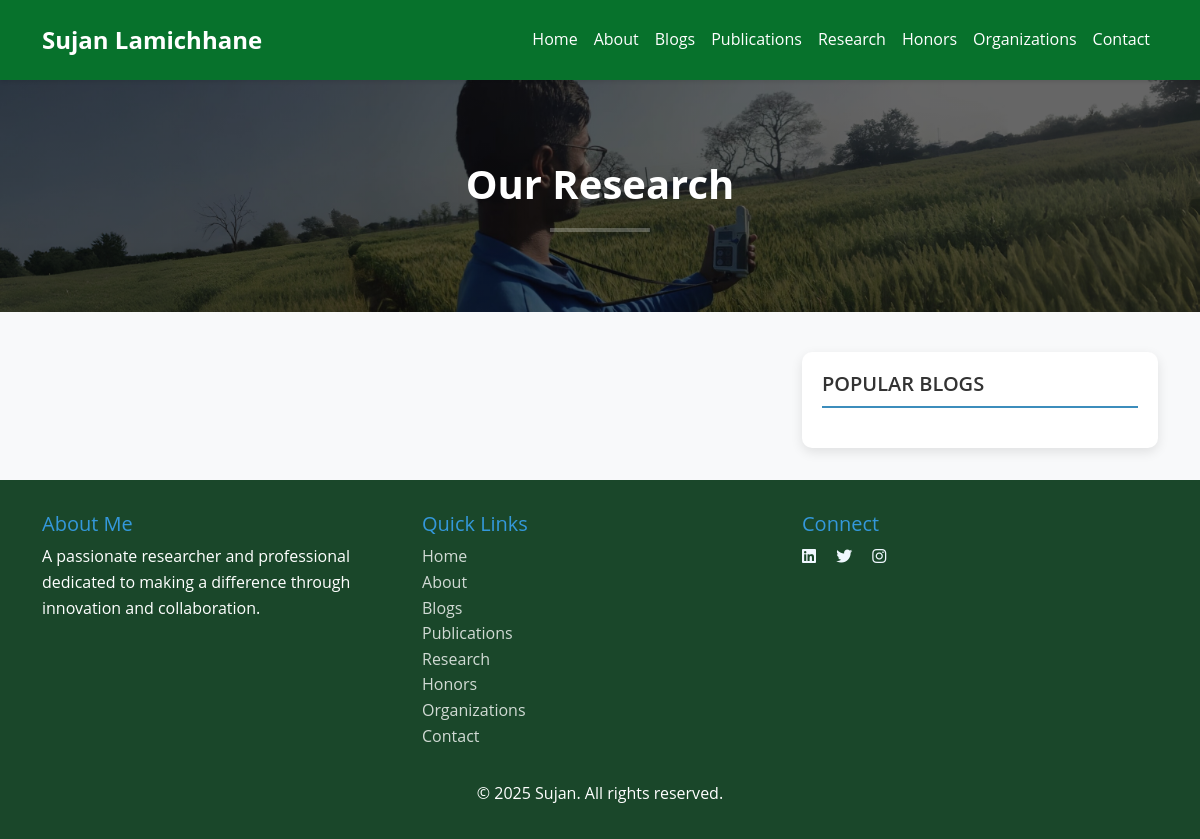
The page /research/ on the database as committed earlier.
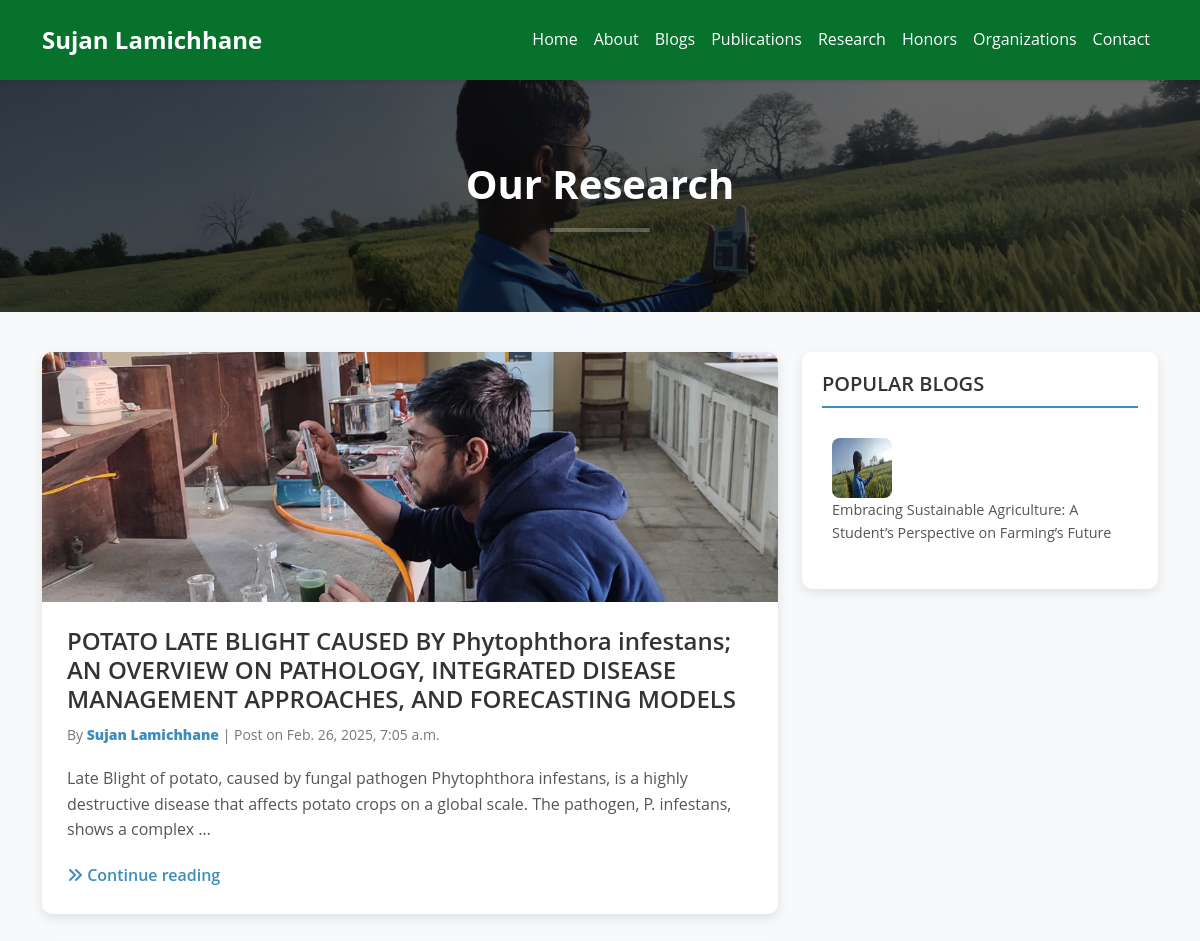
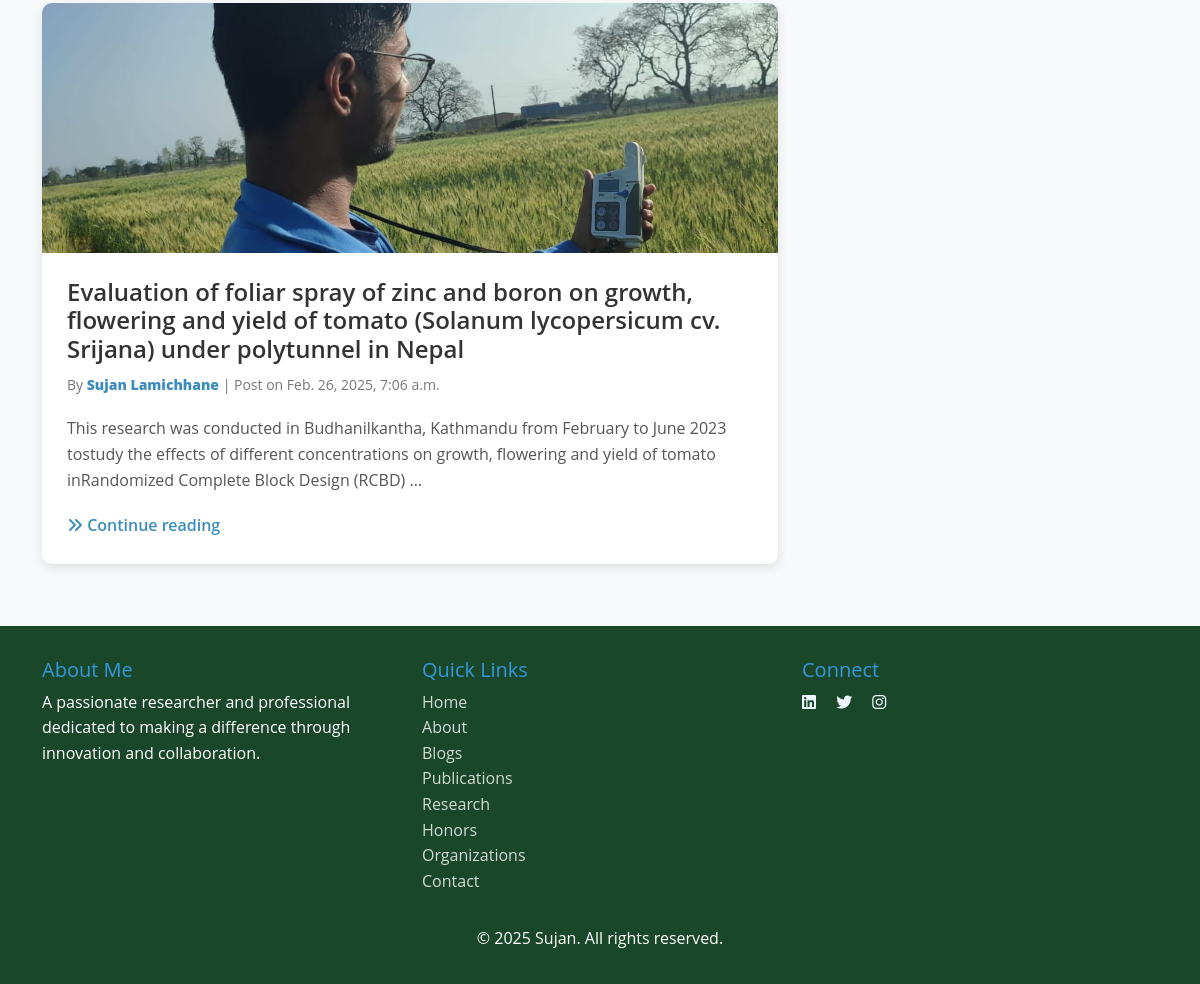
The same page on the database as committed later (2 pictures, top to bottom).
### home/models.py (models this page shows, shortened)
class Research(models.Model):
    id = models.AutoField(primary_key=True)
    title = models.CharField(max_length=200)
    content = HTMLField()
    image = models.ImageField(upload_to='static/images/research/', null=True, blank=True)
    url = models.URLField()
    created_at = models.DateTimeField(auto_now_add=True)
    updated_at = models.DateTimeField(auto_now=True)

class Blog(models.Model):
    id = models.AutoField(primary_key=True)
    title = models.CharField(max_length=200)
    content = HTMLField()
    image = models.ImageField(upload_to='static/images/blog/', null=True, blank=True)
    is_featured = models.BooleanField(default=False)
    created_at = models.DateTimeField(auto_now_add=True)
    updated_at = models.DateTimeField(auto_now=True)

### home/views.py (the view)
# urls.py: path('research/', views.research, name='research'),
def research(request):
    researchs = Research.objects.all()
    blogs = Blog.objects.filter(is_featured=True)
    return render(request, 'home/research.html', {'researchs': researchs,'blogs':blogs})

### templates/home/research.html (shortened to what this page needs)
{% extends 'base.html' %}
{% load static %}
{% block content %}
<div class="research-header">
    <h2>Our Research</h2>
    <hr>
</div>
<div class="container">
    <div class="row">
        <div class="col-md-8">
            {% for research in researchs %}
            <div class="blog-container">
                <div class="image-wrapper">
                    <img src="{{ research.image.url }}" alt="Photo of Blog">
                </div>
                <div class="panel-body">
                    <h4>{{ research.title }}</h4>
                    <small>By <a href="#"><strong>Sujan Lamichhane</strong></a> | Post on {{ research.created_at }} </small>
                    <p>
                        {{ research.content| truncatewords:30 | safe }}
                    </p>
                    <a href="{{ research.url }}"><i class="fa fa-angle-double-right"></i> Continue reading</a>
                </div>
            </div>
            {% endfor %}
        </div>
        <div class="col-md-4">
            <div class="popular-posts">
                <h4>POPULAR BLOGS</h4>
                {% for blog in blogs %}
                <div class="media popular-post">
                    <a class="pull-left" href="{% url 'home:blog_details' blog.id %}">
                        <img src="{{ blog.image.url }}" alt="Popular Post">
                    </a>
                    <div class="media-body">
                        {{ blog.title }}
                    </div>
                </div>
                {% endfor %}
            </div>
        </div>
    </div>
</div>
{% endblock %}

### templates/base.html (shortened to what this page needs)
<!DOCTYPE html>
<html lang="en">
<head>
    {% load static %}
    <link rel="stylesheet" href="https://cdn.jsdelivr.net/npm/bootstrap@5.3.3/dist/css/bootstrap.min.css">
    <link rel="stylesheet" href="{% static 'css/style.css' %}">
    <link rel="stylesheet" href="https://cdnjs.cloudflare.com/ajax/libs/font-awesome/6.6.0/css/all.min.css">
</head>
<body>
    <nav class="navbar navbar-expand-lg navbar-dark sticky-top">
        <div class="container">
            <a class="navbar-brand" href="{% url 'home:home' %}">Sujan Lamichhane</a>
            <div class="collapse navbar-collapse" id="navbarNav">
                <ul class="navbar-nav ms-auto">
                    <li class="nav-item">
                        <a class="nav-link" href="{% url 'home:home' %}">Home</a>
                    </li>
                    <li class="nav-item">
                        <a class="nav-link" href="{% url 'home:about' %}">About</a>
                    </li>
                    <li class="nav-item">
                        <a class="nav-link" href="{% url 'home:blog' %}">Blogs</a>
                    </li>
                    <li class="nav-item">
                        <a class="nav-link" href="{% url 'home:publication' %}">Publications</a>
                    </li>
                    <li class="nav-item">
                        <a class="nav-link" href="{% url 'home:research' %}">Research</a>
                    </li>
                    <li class="nav-item">
                        <a class="nav-link" href="{% url 'home:honor' %}">Honors</a>
                    </li>
                    <li class="nav-item">
                        <a class="nav-link" href="{% url 'home:organizations' %}">Organizations</a>
                    </li>
                    <li class="nav-item">
                        <a class="nav-link" href="{% url 'home:contact' %}">Contact</a>
                    </li>
                </ul>
            </div>
        </div>
    </nav>
    {% block content %}{% endblock %}
    <footer class="footer">
        <div class="container">
            <div class="row">
                <div class="col-md-4">
                    <h5>About Me</h5>
                    <p>A passionate researcher and professional dedicated to making a difference through innovation and collaboration.</p>
                </div>
                <div class="col-md-4">
                    <h5>Quick Links</h5>
                    <ul class="footer-links">
                        <li><a href="{% url 'home:home' %}">Home</a></li>
                        <li><a href="{% url 'home:about' %}">About</a></li>
                        <li><a href="{% url 'home:blog' %}">Blogs</a></li>
                        <li><a href="{% url 'home:publication' %}">Publications</a></li>
                        <li><a href="{% url 'home:research' %}">Research</a></li>
                        <li><a href="{% url 'home:honor' %}">Honors</a></li>
                        <li><a href="{% url 'home:organizations' %}">Organizations</a></li>
                        <li><a href="{% url 'home:contact' %}">Contact</a></li>
                    </ul>
                </div>
                <div class="col-md-4">
                    <h5>Connect</h5>
                    <div class="social-links">
                        <a href="https://www.linkedin.com/in/sujan-lamichhane/" class="me-3"><i class="fa-brands fa-linkedin" style="color: aliceblue;"></i></a>
                        <a href="https://twitter.com/sujan_lamichhane" class="me-3"><i class="fa-brands fa-twitter" style="color: aliceblue;"></i></a>
                        <a href="https://www.instagram.com/sujan_lamichhane786/" class="me-3"><i class="fa-brands fa-instagram" style="color: aliceblue;"></i></a>
                    </div>
                </div>
            </div>
            <div class="row mt-3">
                <div class="col-12 text-center">
                    <p class="mb-0">&copy; {% now "Y" %} Sujan. All rights reserved.</p>
                </div>
            </div>
        </div>
    </footer>
</body>
</html>

### static/css/style.css (style rules this page uses)
:root { --primary-color: #016424; --primary-hover: #2c5a3e; --text-light: #ffffff; --text-dark: #333333; --secondary-color: #3498db; --light-bg: #f8f9fa; }
body { font-family: 'Roboto', sans-serif; line-height: 1.6; color: #333333; margin: 0; padding: 0; }
.navbar { background-color: #07722c !important; padding: 1rem 0; box-shadow: 0 2px 4px rgba(0, 0, 0, 0.1); }
.navbar-dark .navbar-nav .nav-link { color: #ffffff !important; transition: color 0.3s ease; }
.navbar-brand { color: #ffffff !important; font-weight: bold; font-size: 1.5rem; }
.nav-link { color: rgba(255,255,255,0.9) !important; transition: color 0.3s ease; }
.footer { background-color: #1a472a; color: #ffffff; padding: 2rem 0; margin-top: 2rem; bottom: 0; width: 100%; }
.footer h5 { color: #3498db; }
.footer-links { list-style: none; padding: 0; }
.footer-links li a { color: rgba(255,255,255,0.8); text-decoration: none; }
.footer a { color: #ffffff; text-decoration: none; }

Rows that differ between the two databases and show on the page:
added Research: image (picture), title "POTATO LATE BLIGHT CAUSED BY Phytophthora infestans; AN OVERVIEW ON PATHOLOGY, INTEGRATED DISEASE MANAGEMENT APPROACHES, AND FORECASTING MODELS", created_at "Feb. 26, 2025, 7:05 a.m.", content "Late Blight of potato, caused by fungal pathogen Phytophthora infestans, is a highly destructive disease that affects potato crops on a global scale. The pathogen, P. infestans, shows a complex …"
added Research: image (picture), title "Evaluation of foliar spray of zinc and boron on growth, flowering and yield of tomato (Solanum lycopersicum cv. Srijana) under polytunnel in Nepal", created_at "Feb. 26, 2025, 7:06 a.m.", content "This research was conducted in Budhanilkantha, Kathmandu from February to June 2023 tostudy the effects of different concentrations on growth, flowering and yield of tomato inRandomized Complete Block Design (RCBD) …"
added Blog: image (picture), title "Embracing Sustainable Agriculture: A Student’s Perspective on Farming’s Future"
